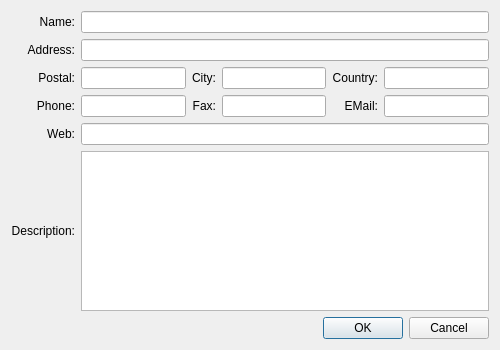
<?xml version="1.0" encoding="UTF-8"?>
<ui version="4.0">
 <class>cDistributorEditDialog</class>
 <widget class="QDialog" name="cDistributorEditDialog">
  <property name="geometry">
   <rect>
    <x>0</x>
    <y>0</y>
    <width>500</width>
    <height>350</height>
   </rect>
  </property>
  <property name="windowTitle">
   <string>Distributor</string>
  </property>
  <layout class="QGridLayout" name="gridLayout_2">
   <item row="0" column="0">
    <layout class="QVBoxLayout" name="verticalLayout">
     <item>
      <layout class="QGridLayout" name="gridLayout">
       <item row="4" column="0">
        <widget class="QLabel" name="label_8">
         <property name="text">
          <string>Web:</string>
         </property>
         <property name="alignment">
          <set>Qt::AlignRight|Qt::AlignTrailing|Qt::AlignVCenter</set>
         </property>
        </widget>
       </item>
       <item row="3" column="4">
        <widget class="QLabel" name="label_7">
         <property name="text">
          <string>EMail:</string>
         </property>
         <property name="alignment">
          <set>Qt::AlignRight|Qt::AlignTrailing|Qt::AlignVCenter</set>
         </property>
        </widget>
       </item>
       <item row="2" column="3">
        <widget class="QLineEdit" name="m_lpCity"/>
       </item>
       <item row="2" column="2">
        <widget class="QLabel" name="label_4">
         <property name="text">
          <string>City:</string>
         </property>
         <property name="alignment">
          <set>Qt::AlignRight|Qt::AlignTrailing|Qt::AlignVCenter</set>
         </property>
        </widget>
       </item>
       <item row="3" column="5">
        <widget class="QLineEdit" name="m_lpEMail"/>
       </item>
       <item row="2" column="4">
        <widget class="QLabel" name="label_5">
         <property name="text">
          <string>Country:</string>
         </property>
         <property name="alignment">
          <set>Qt::AlignRight|Qt::AlignTrailing|Qt::AlignVCenter</set>
         </property>
        </widget>
       </item>
       <item row="1" column="0">
        <widget class="QLabel" name="label_2">
         <property name="text">
          <string>Address:</string>
         </property>
         <property name="alignment">
          <set>Qt::AlignRight|Qt::AlignTrailing|Qt::AlignVCenter</set>
         </property>
        </widget>
       </item>
       <item row="0" column="0">
        <widget class="QLabel" name="label">
         <property name="text">
          <string>Name:</string>
         </property>
         <property name="alignment">
          <set>Qt::AlignRight|Qt::AlignTrailing|Qt::AlignVCenter</set>
         </property>
        </widget>
       </item>
       <item row="2" column="0">
        <widget class="QLabel" name="label_3">
         <property name="text">
          <string>Postal:</string>
         </property>
         <property name="alignment">
          <set>Qt::AlignRight|Qt::AlignTrailing|Qt::AlignVCenter</set>
         </property>
        </widget>
       </item>
       <item row="2" column="1">
        <widget class="QLineEdit" name="m_lpPostalCode"/>
       </item>
       <item row="2" column="5">
        <widget class="QLineEdit" name="m_lpCountry"/>
       </item>
       <item row="3" column="0">
        <widget class="QLabel" name="label_6">
         <property name="text">
          <string>Phone:</string>
         </property>
         <property name="alignment">
          <set>Qt::AlignRight|Qt::AlignTrailing|Qt::AlignVCenter</set>
         </property>
        </widget>
       </item>
       <item row="3" column="1">
        <widget class="QLineEdit" name="m_lpPhone"/>
       </item>
       <item row="3" column="3">
        <widget class="QLineEdit" name="m_lpFax"/>
       </item>
       <item row="3" column="2">
        <widget class="QLabel" name="label_10">
         <property name="text">
          <string>Fax:</string>
         </property>
         <property name="alignment">
          <set>Qt::AlignRight|Qt::AlignTrailing|Qt::AlignVCenter</set>
         </property>
        </widget>
       </item>
       <item row="5" column="0">
        <widget class="QLabel" name="label_9">
         <property name="text">
          <string>Description:</string>
         </property>
         <property name="alignment">
          <set>Qt::AlignRight|Qt::AlignTrailing|Qt::AlignVCenter</set>
         </property>
        </widget>
       </item>
       <item row="5" column="1" colspan="5">
        <widget class="QTextEdit" name="m_lpDescription"/>
       </item>
       <item row="4" column="1" colspan="5">
        <widget class="QLineEdit" name="m_lpLink"/>
       </item>
       <item row="1" column="1" colspan="5">
        <widget class="QLineEdit" name="m_lpAddress"/>
       </item>
       <item row="0" column="1" colspan="5">
        <widget class="QLineEdit" name="m_lpName"/>
       </item>
      </layout>
     </item>
     <item>
      <widget class="QDialogButtonBox" name="m_lpButtonBox">
       <property name="orientation">
        <enum>Qt::Horizontal</enum>
       </property>
       <property name="standardButtons">
        <set>QDialogButtonBox::Cancel|QDialogButtonBox::Ok</set>
       </property>
      </widget>
     </item>
    </layout>
   </item>
  </layout>
 </widget>
 <tabstops>
  <tabstop>m_lpName</tabstop>
  <tabstop>m_lpAddress</tabstop>
  <tabstop>m_lpPostalCode</tabstop>
  <tabstop>m_lpCity</tabstop>
  <tabstop>m_lpCountry</tabstop>
  <tabstop>m_lpPhone</tabstop>
  <tabstop>m_lpFax</tabstop>
  <tabstop>m_lpEMail</tabstop>
  <tabstop>m_lpLink</tabstop>
  <tabstop>m_lpDescription</tabstop>
 </tabstops>
 <resources/>
 <connections>
  <connection>
   <sender>m_lpButtonBox</sender>
   <signal>accepted()</signal>
   <receiver>cDistributorEditDialog</receiver>
   <slot>accept()</slot>
   <hints>
    <hint type="sourcelabel">
     <x>248</x>
     <y>254</y>
    </hint>
    <hint type="destinationlabel">
     <x>157</x>
     <y>274</y>
    </hint>
   </hints>
  </connection>
  <connection>
   <sender>m_lpButtonBox</sender>
   <signal>rejected()</signal>
   <receiver>cDistributorEditDialog</receiver>
   <slot>reject()</slot>
   <hints>
    <hint type="sourcelabel">
     <x>316</x>
     <y>260</y>
    </hint>
    <hint type="destinationlabel">
     <x>286</x>
     <y>274</y>
    </hint>
   </hints>
  </connection>
 </connections>
</ui>
